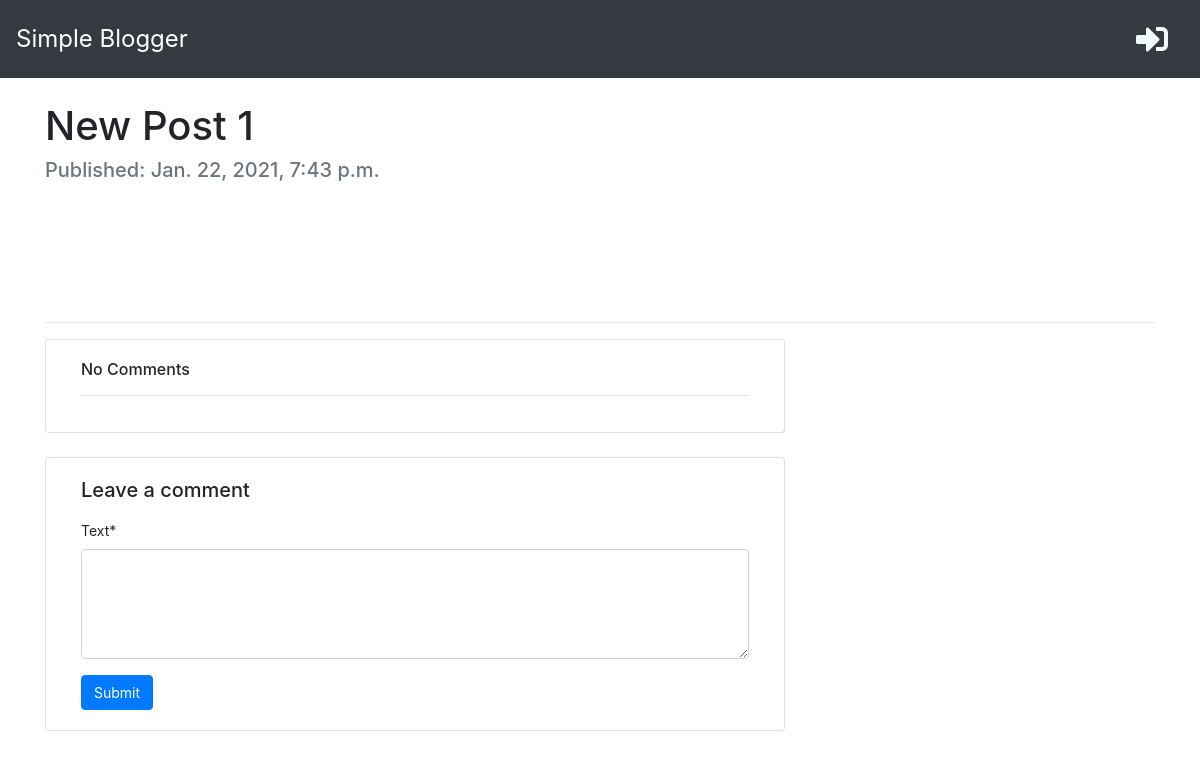
The page /post/11 on the database as committed earlier.
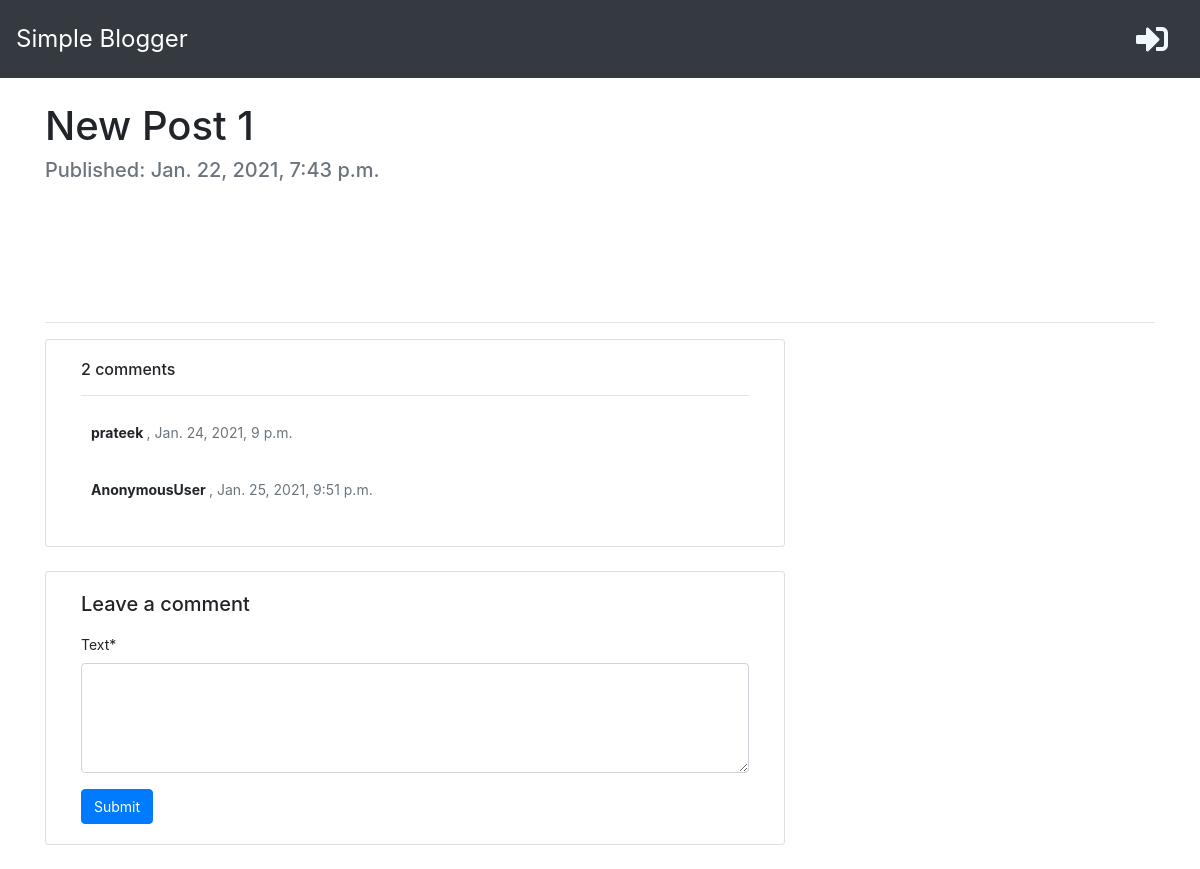
The same page on the database as committed later.
### blog/models.py (models this page shows, shortened)
class Post(models.Model):
    author          = models.ForeignKey('auth.User', on_delete=models.CASCADE)
    title           = models.CharField(max_length=150)
    text            = models.TextField()
    created_date    = models.DateTimeField(default=timezone.now)
    published_date  = models.DateTimeField(blank=True, null=True)
    def approved_comments(self):
        return self.comments.filter(approved=True)

class Comment(models.Model):
    post            = models.ForeignKey('blog.Post', on_delete=models.CASCADE, related_name='comments')
    author          = models.CharField(max_length=100)
    text            = models.TextField()
    created_date    = models.DateTimeField(default=timezone.now)
    approved        = models.BooleanField(default=False)
    class Meta:
        ordering = ['created_date']

### blog/views.py (the view)
# urls.py: path('post/<int:pk>', post_detail, name='post_detail'),
def post_detail(request, pk):
    post = get_object_or_404(Post, pk=pk)
    if request.method == 'POST':
        if request.user.is_authenticated:
            form = CommentForm(request.POST)
            if form.is_valid():
                comment = form.save(commit=False)
                comment.author = request.user
                comment.post = post
                comment.save()
                return redirect('post_detail', pk=post.pk)
        else:
            return redirect('login')
    else:
        form = CommentForm()
    stuff_for_frontend = {'post': post, 'form': form}
    return render(request, 'blog/post_detail.html', stuff_for_frontend)

### blog/forms.py
class CommentForm(forms.ModelForm):
	class Meta:
		model = Comment
		fields = ('text',)
		widgets = {
			'text': forms.Textarea(
				attrs={
					'class': 'form-control',
					'rows' : 4,
				}
			),
		}

### blog/templatetags/markdownify.py (called while the page is built)
@register.filter
def markdown(value):
    renderer = HighlightRenderer()
    markdown = mistune.Markdown(renderer = renderer)
    return markdown(value)

### blog/templates/blog/post_detail.html (shortened to what this page needs)
{% extends "index.html" %}
{% load crispy_forms_tags %}
{% load markdownify %}
{% block content %}
<div class="container mt-4">
        <div class="d-flex text-center">
            <h1 class="page-header text-center">{{post.title}}</h1>
        </div>
        {% if post.published_date %}
            <h5 class="mb-2 text-muted">Published: {{post.published_date}}</h5>
        {% endif %}
        <div class="" style="height: 100px;"></div>
        <hr>
        <div class="col-md-8 card mb-4 mt-3 ">
            <div class="card-body" style="font-size: 14px;">
                {% if post.approved_comments %}
                    <h6>{{ post.approved_comments.count }} comments</h6>
                {% else %}
                    <h6>No Comments</h6>
                {% endif %}
                <hr>
                {% for comment in post.comments.all %}
                    {% if user.is_authenticated or comment.approved %}
                        <div class="comments" style="padding: 10px;">
                            <p class="font-weight-bold">
                                {{ comment.author }}
                                <span class=" text-muted font-weight-normal">
                                    ,  {{ comment.created_date }}
                                </span>
                            </p>
                        </div>
                    {% endif %}
                {% endfor %}
            </div>
        </div>
        <div class="col-md-8 card mb-4  mt-3 ">
            <div class="card-body" style="font-size: 14px;">
                <!-- {% if new_comment %}
                <div class="alert alert-success" role="alert">
                    Your comment is awaiting moderation
                </div>
                {% else %} -->
                <h5>Leave a comment</h5>
                <form method="post" style="margin-top: 1.3em;">
                    <div class="mb-3 mx-auto">
                        {{form.text|as_crispy_field }}
                    </div>
                    <button type="submit" class="btn btn-primary" style="font-size: 14px;">Submit</button>
                </form>
                {% endif %}
            </div>
        </div>
</div>
{% endblock %}

Rows that differ between the two databases and show on the page:
shown differently, row unchanged: Post "New Post 1": approved_comments.count (not shown) → "2"
now on this page (row edited): Comment: author "prateek", created_date "Jan. 24, 2021, 9 p.m."
added Comment: author "AnonymousUser", created_date "Jan. 25, 2021, 9:51 p.m."
Other text that changed with them:
text no longer shown: "No Comments"
text now shown: "comments"
